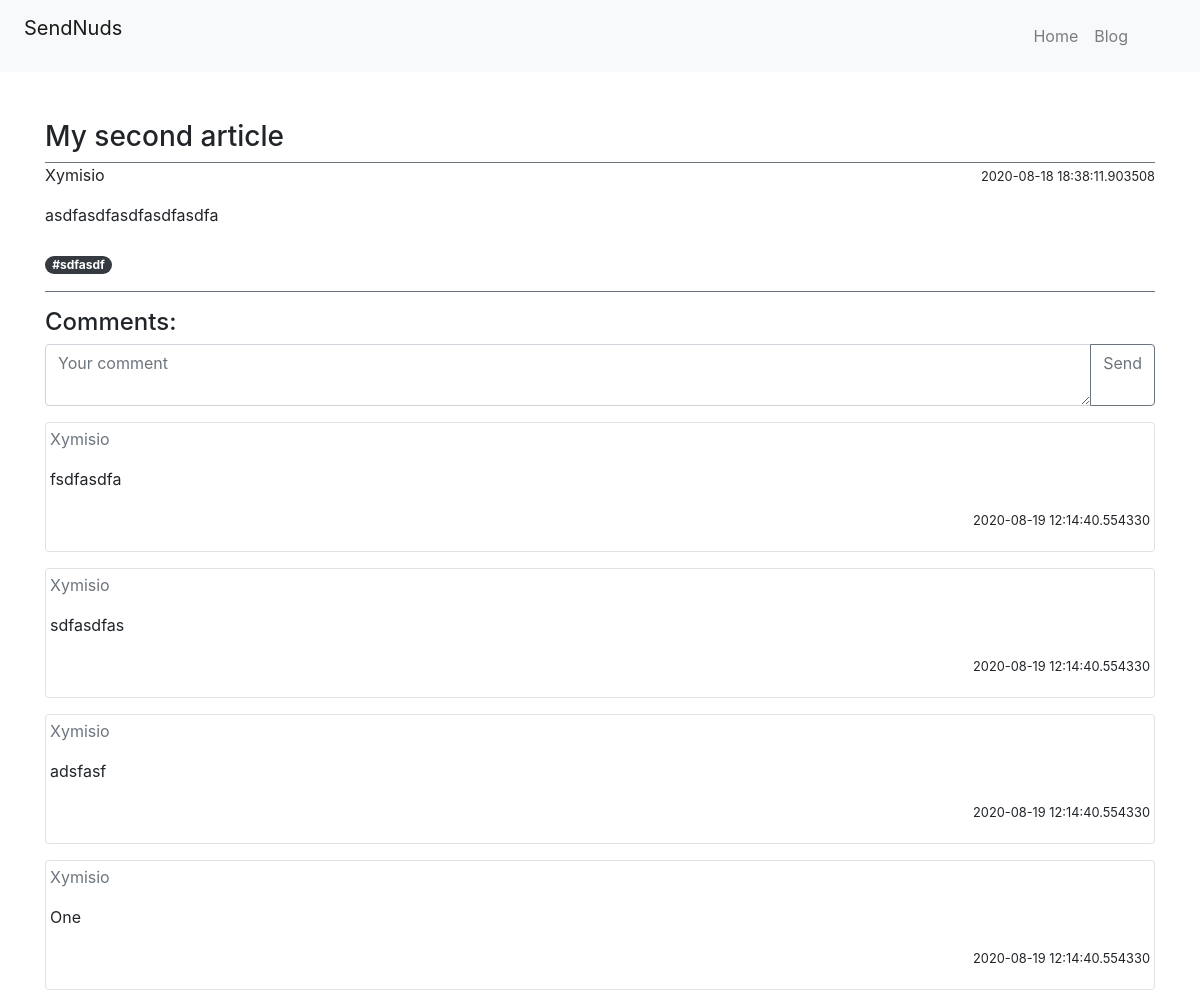
The app's page /article/2 with its own data.
### sweater/models.py (models this page shows, shortened)
class Article(db.Model):
    id = db.Column(db.Integer, primary_key=True)
    title = db.Column(db.String(128), nullable=False)
    cut = db.Column(db.String(128), nullable=False)
    text = db.Column(db.Text, nullable=False)
    date = db.Column(db.DateTime, nullable=False,
        default=datetime.utcnow())
    owner_id = db.Column(db.Integer, db.ForeignKey('user.id'),
        nullable=False)
    owner = db.relationship('User', backref=db.backref('owner', lazy=True))
    tags = db.relationship('Tag', secondary=tags, lazy='subquery',
        backref=db.backref('articles', lazy=True))
    comments = db.relationship('Comment', lazy=True,
        backref=db.backref('comments', lazy=True))

class User(db.Model, UserMixin):
    id = db.Column(db.Integer, primary_key=True)
    login = db.Column(db.String(64), nullable=False, unique=True)
    email = db.Column(db.String(128), nullable=False, unique=True)
    password = db.Column(db.String(255), nullable=False)
    date = db.Column(db.DateTime, nullable=False,
        default=datetime.utcnow())

class Tag(db.Model):
    id = db.Column(db.Integer, primary_key=True)
    name = db.Column(db.String(32), nullable=False)

class Comment(db.Model):
    id = db.Column(db.Integer, primary_key=True)
    text = db.Column(db.Text, nullable=False)
    date = db.Column(db.DateTime, nullable=False,
        default=datetime.utcnow())
    owner_id = db.Column(db.Integer, db.ForeignKey('user.id'))
    owner = db.relationship('User', backref=db.backref('creater', lazy=True))
    article_id = db.Column(db.Integer, db.ForeignKey('article.id'))
    article = db.relationship('Article', backref=db.backref('article', lazy=True))

### sweater/routes.py (the view)
@app.route('/article/<art>', methods=['GET', 'POST'])
def article(art):
    article = Article.query.filter_by(id=int(art)).first()
    if request.method == 'POST': # Add comment code
        comment = Comment(text=request.form['text'], owner=current_user, article=article)
        db.session.add(comment)
        db.session.commit()
        return json.dumps({
            'owner':comment.owner.login,
            'text':comment.text,
            'date':comment.date})
    else: # Just show page
        return render_template('article.html', article=article)

### sweater/templates/article.html (shortened to what this page needs)
{% extends 'base.html' %}
{% block body %}
<div class="container mt-5">
    <div class="header">
        <div class="border-secondary border-bottom" style="display: block; width: 100%;">
            <h3>{{ article.title }}</h3>
        </div>
            <p style="float: left;">{{ article.owner.login }}</p>
            <p style="float: right;"><small>{{ article.date }}</small></p>
    </div>
    <br>
    <div class="body mt-3 pb-3 border-secondary border-bottom">
        {{ article.text }}
        <br>
        <br>
        {% if article.tags|length != 0 %}
          {% for tag in article.tags %}
            <span class="badge badge-pill badge-dark">{{ tag.name }}</span>
          {% endfor %}
      {% endif %}
    </div>
    <div class="comment_block my-3">
        <h4>Comments:</h1>
        <form method='POST' name='form'>
            <div class="input-group">
                <textarea type="text" rows='2' class="form-control text_area"  autocomplete="off"
                    placeholder="Your comment" aria-label="Recipient's username"
                    aria-describedby="basic-addon2" id='text' name="text"
                    style=" white-space: nowrap; overflow: hidden;  "></textarea>
                <div class="input-group-append">
                  <a class="btn btn-outline-secondary" type="button" onclick="addComment()">Send</a>
                </div>
              </div>
        </form>
        <div class="comments">
            {% for comment in article.comments|reverse  %}
            <div class="comment border rounded my-3 p-1">
                <p class="text-secondary">{{ comment.owner.login }}</p>
                <p> {{ comment.text }} </p>
                <p class="text-right"><small>{{ comment.date }}</small></p>
            </div>
            {% endfor %}
        </div>
    </div>
</div>
{% endblock %}

### records on screen
Article: title "My second article", date "2020-08-18 18:38:11.903508", text "asdfasdfasdfasdfasdfa"
User: owner.login "Xymisio"
Tag: name "#sdfasdf"
Comment: owner.login "Xymisio", text "fsdfasdfa", date "2020-08-19 12:14:40.554330"
Comment: owner.login "Xymisio", text "sdfasdfas", date "2020-08-19 12:14:40.554330"
Comment: owner.login "Xymisio", text "adsfasf", date "2020-08-19 12:14:40.554330"
Comment: owner.login "Xymisio", text "One", date "2020-08-19 12:14:40.554330"
